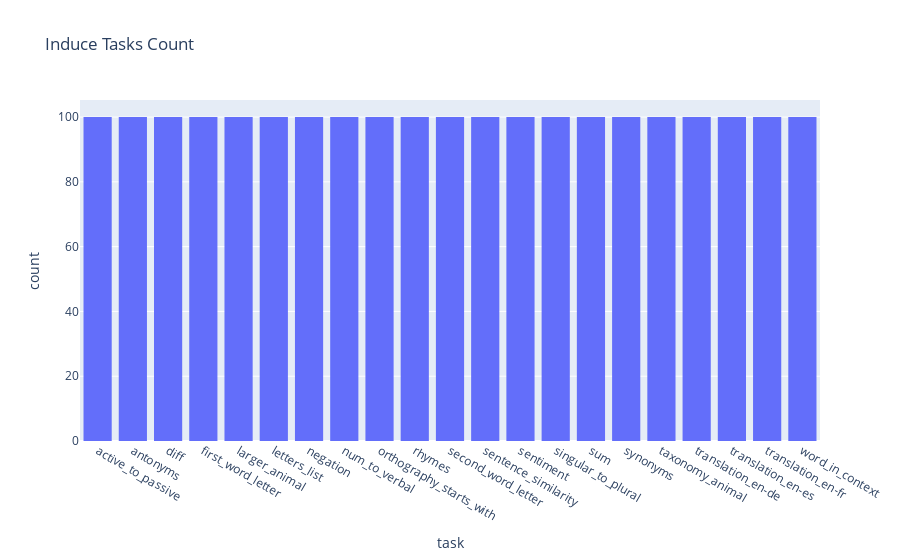

The cell this chart's notebook holds for it:
### Code cell
fig = px.histogram(test, x="task", title="Induce Tasks Count")
fig.show()

### Figure 1 — Plotly figure (JSON) as saved in the notebook; plotly's stock layout.template omitted (floating-point values rounded to 4 significant figures; data arrays with more than 128 entries replaced by an {"elided": "..."} marker saying what was removed)
{"data": [{"alignmentgroup": "True", "bingroup": "x", "hovertemplate": "task=%{x}<br>count=%{y}<extra></extra>", "legendgroup": "", "marker": {"color": "#636efa", "pattern": {"shape": ""}}, "name": "", "offsetgroup": "", "orientation": "v", "showlegend": false, "type": "histogram", "x": {"elided": "2100 str values"}, "xaxis": "x", "yaxis": "y"}], "layout": {"barmode": "relative", "legend": {"tracegroupgap": 0}, "title": {"text": "Induce Tasks Count"}, "xaxis": {"anchor": "y", "domain": [0, 1], "title": {"text": "task"}}, "yaxis": {"anchor": "x", "domain": [0, 1], "title": {"text": "count"}}}}
